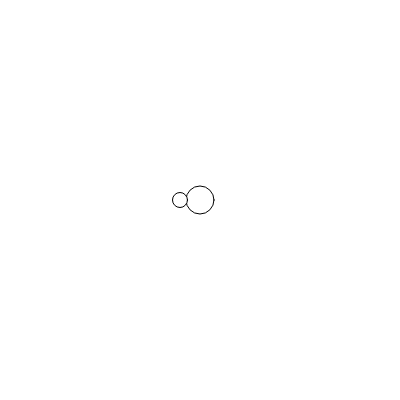
Frame 1 (no input)
Frame 60 (no input): identical to frame 1, image omitted
Frame 120 (the mouse pressed at the canvas centre since frame 60): identical to frame 1, image omitted

The p5.js sketch that drew this single still picture (run headless with seeded random() and noise() and a simulated clock; from frame 60 on, the mouse is pressed at the canvas centre):

// p5.js sketch
// ── sketch.js
function setup() {
  createCanvas(400, 400);
  circle(width / 2, height / 2, 28);
  circle(width / 2 - 20, height / 2, 15);
  overlap(width / 2, width / 2 - 20, height / 2, height / 2, 28, 15);
}

function draw() {}

function overlap(x1, x2, y1, y2, r1, r2) {
  if (dist(x1, y1, x2, y2) < r1) {
    print("true");
    return true;
  }
  print("false");
  return false;
}
